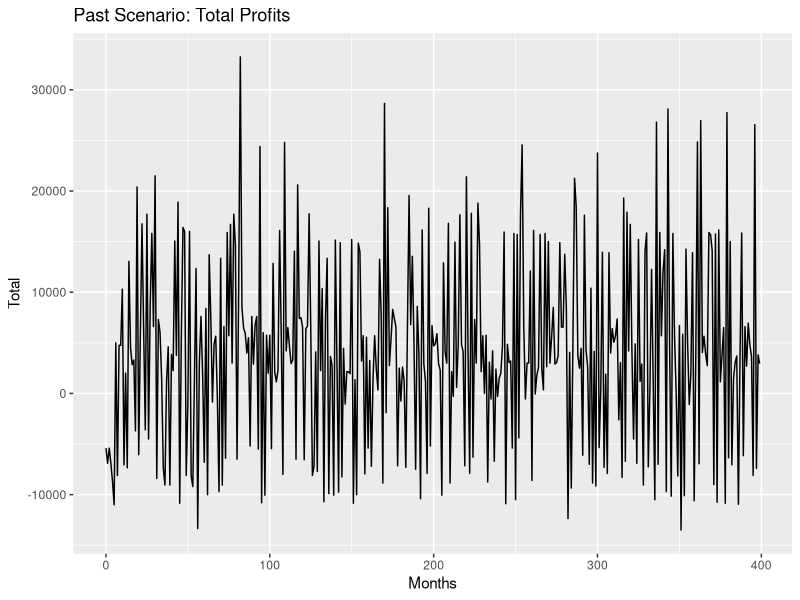
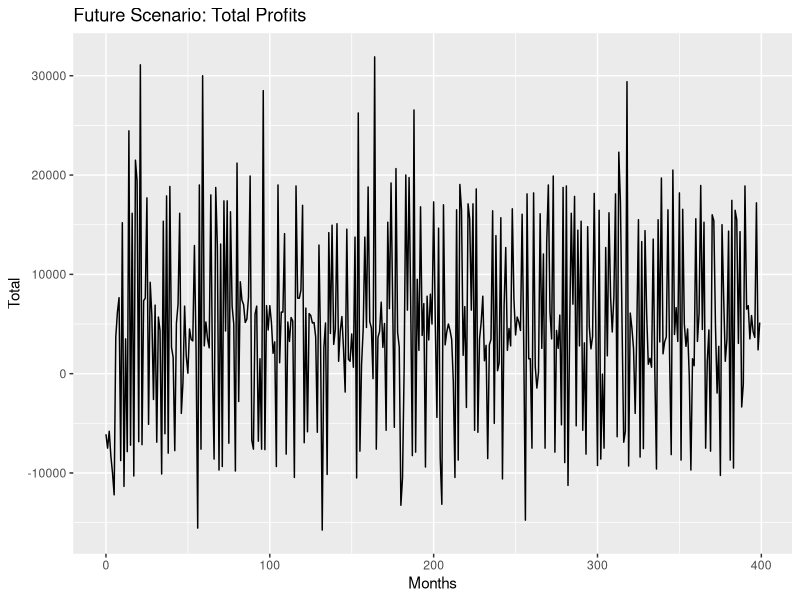
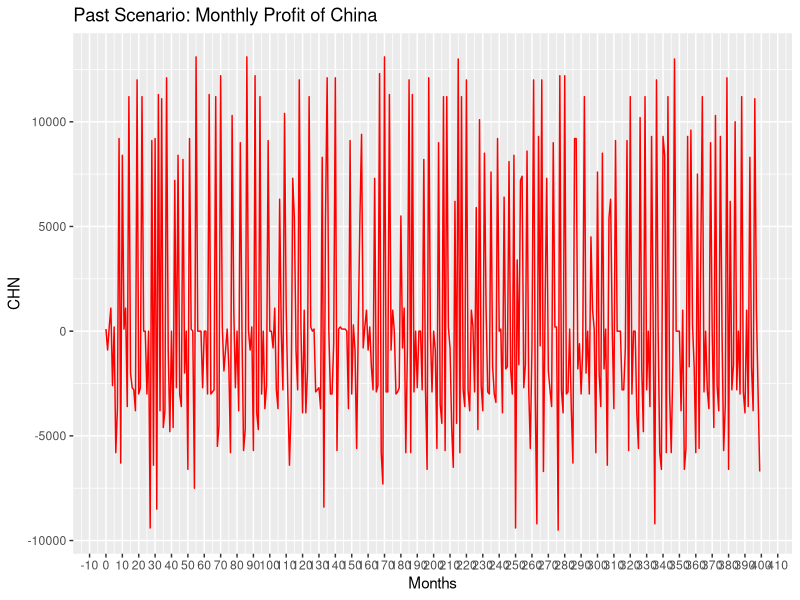
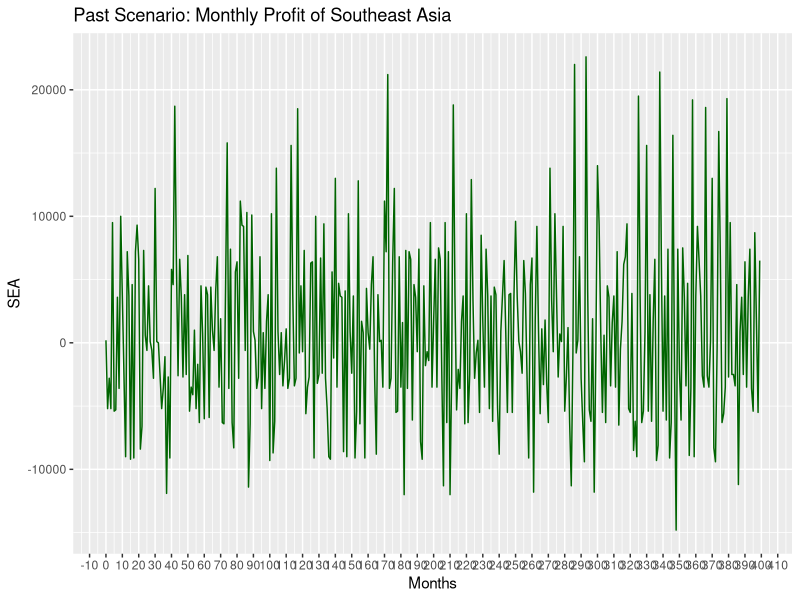
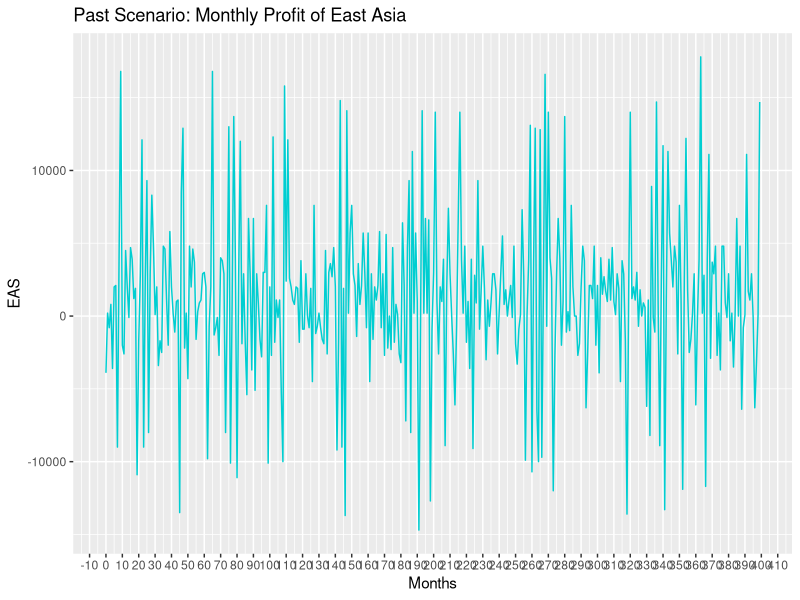
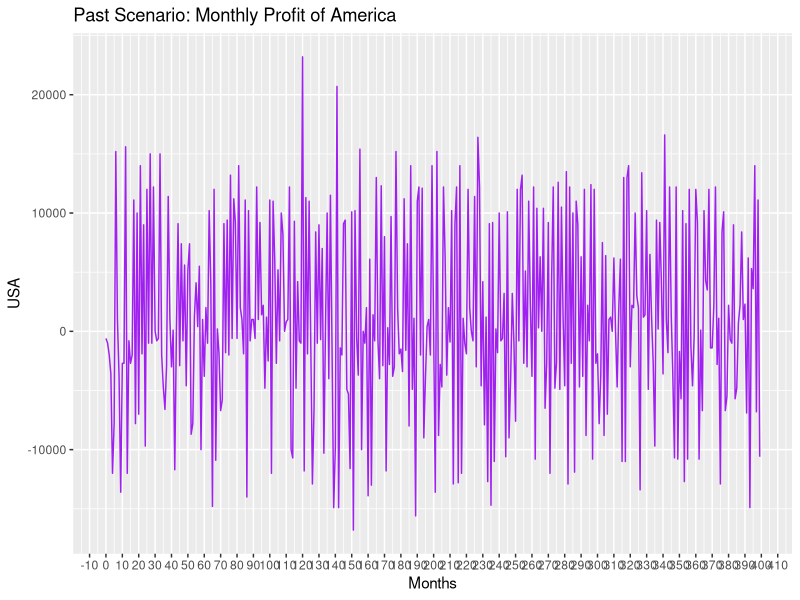
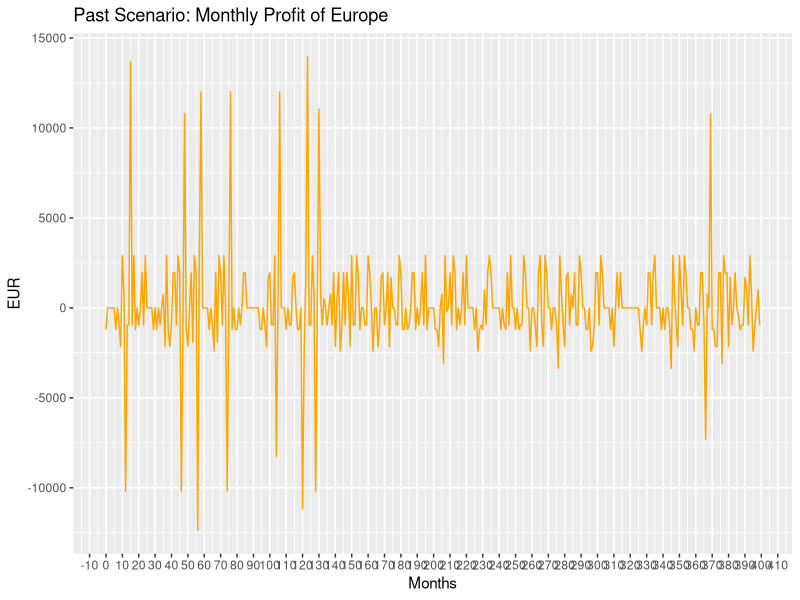
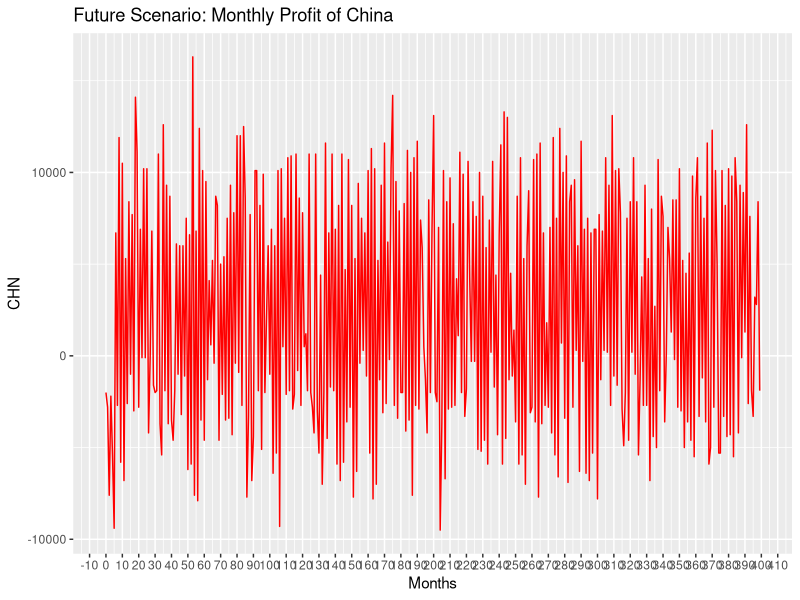

The R script that drew these images, in order:
## ---- chunk 1
past_ts <- read.csv('past_data.csv')
future_ts <- read.csv('future_data.csv')

# print( nrow(past_ts))
## ---- chunk 2
show(head(past_ts))
## ---- chunk 3
show(head(future_ts))
## ---- chunk 4
library(ggplot2)

## Visualize Total Profits for Past scenarios:
ggplot(past_ts[1:400,], aes(x = Months, y = Total)) + geom_line(color="black") + ggtitle("Past Scenario: Total Profits")

## ---- chunk 5

## Visualize Total Profits for Future scenarios:
ggplot(future_ts[1:400,], aes(x = Months, y = Total)) + geom_line(color="black") + ggtitle("Future Scenario: Total Profits")

## ---- chunk 6

past_means <- colMeans(past_ts[2:7])
past_variances <- apply(past_ts[2:7], 2, var)

# Create a new dataframe to store the results
summary_past <- data.frame(
  # Series = colnames(past_ts),
  Mean = past_means,
  Variance = past_variances
)

# Display the summary dataframe
show(summary_past)

## ---- chunk 7

future_means <- colMeans(future_ts[2:7])
future_variances <- apply(future_ts[2:7], 2, var)

# Create a new dataframe to store the results
summary_future <- data.frame(
  # Series = colnames(past_ts),
  Mean = future_means,
  Variance = future_variances
)

# Display the summary dataframe
show(summary_future)

## ---- chunk 8

ggplot(past_ts[1:400,], aes(x = Months, y = CHN)) + geom_line(color="red") + ggtitle("Past Scenario: Monthly Profit of China")+
    scale_x_continuous(n.breaks= 40 )
ggplot(past_ts[1:400,], aes(x = Months, y = SEA)) + geom_line(color="dark green") + ggtitle("Past Scenario: Monthly Profit of Southeast Asia")+
    scale_x_continuous(n.breaks= 40 )
ggplot(past_ts[1:400,], aes(x = Months, y = EAS)) + geom_line(color="dark turquoise") + ggtitle("Past Scenario: Monthly Profit of East Asia")+
    scale_x_continuous(n.breaks= 40 )
ggplot(past_ts[1:400,], aes(x = Months, y = USA)) + geom_line(color="purple") + ggtitle("Past Scenario: Monthly Profit of America")+
    scale_x_continuous(n.breaks= 40 )
ggplot(past_ts[1:400,], aes(x = Months, y = EUR)) + geom_line(color="orange") + ggtitle("Past Scenario: Monthly Profit of Europe")+
    scale_x_continuous(n.breaks= 40 )
## ---- chunk 9
ggplot(future_ts[1:400,], aes(x = Months, y = CHN)) + geom_line(color="red") + ggtitle("Future Scenario: Monthly Profit of China")+
    scale_x_continuous(n.breaks= 40 )
ggplot(future_ts[1:400,], aes(x = Months, y = SEA)) + geom_line(color="dark green") + ggtitle("Future Scenario: Monthly Profit of Southeast Asia")+
    scale_x_continuous(n.breaks= 40 )
ggplot(future_ts[1:400,], aes(x = Months, y = EAS)) + geom_line(color="dark turquoise") + ggtitle("Future Scenario: Monthly Profit of East Asia")+
    scale_x_continuous(n.breaks= 40 )
ggplot(future_ts[1:400,], aes(x = Months, y = USA)) + geom_line(color="purple") + ggtitle("Future Scenario: Monthly Profit of America")+
    scale_x_continuous(n.breaks= 40 )
ggplot(future_ts[1:400,], aes(x = Months, y = EUR)) + geom_line(color="orange") + ggtitle("Future Scenario: Monthly Profit of Europe")+
    scale_x_continuous(n.breaks= 40 )
## ---- chunk 10

new_past_ts <- past_ts[ 21:nrow(past_ts) , 1:7 ]
new_future_ts <- future_ts[ 21:nrow(future_ts) , 1:7 ]
print(nrow( new_past_ts ) )
print(nrow(new_future_ts))

## ---- chunk 11

# Helper function to do batch means approach
batch_mean_approach <- function(input_data) {
  # Subset the first 600 observations
  subset_data <- input_data[1:12000]
  
  # Split into 20 batches of 600 observations
  batches <- split(subset_data, rep(1:1000, each = 12))
  
  # Calculate the average monthly profit of the 20 batches
  batch_mean <- sapply(batches, mean)
  
  return(batch_mean)
}

batch_mean_future <- data.frame( lapply(new_future_ts, batch_mean_approach) )
batch_mean_future<- batch_mean_future[ 2:7 ]
batch_mean_past <- data.frame( lapply(new_past_ts, batch_mean_approach) )
batch_mean_past <- batch_mean_past[2:7]
# future_chn_ATH <- antithetic_variable( future_ts$CHN )
## ---- chunk 12
print( head(batch_mean_past) )
print( nrow(batch_mean_past) )
## ---- chunk 13
print( head(batch_mean_future ))
print( nrow(batch_mean_future ))
## ---- chunk 14
past_batch_means <- colMeans(batch_mean_past)
past_batch_variances <- apply(batch_mean_past, 2, var)

# Create a new dataframe to store the results
summary_batch_past <- data.frame(
  # Series = colnames(past_ts),
  Mean = past_batch_means,
  Variance = past_batch_variances
)

show(summary_batch_past)


## ---- chunk 15

future_batch_means <- colMeans(batch_mean_future)
future_batch_variances <- apply(batch_mean_future, 2, var)

# Create a new dataframe to store the results
summary_batch_future <- data.frame(
  # Series = colnames(past_ts),
  Mean = future_batch_means,
  Variance = future_batch_variances
)

show(summary_batch_future)
## ---- chunk 16
show( summary_batch_past - summary_past )
## ---- chunk 17
show( summary_batch_future - summary_future )
## ---- chunk 18
# Helper function for the 2 Sample T-tests.
t_test <- function ( population1 , population2 ){
  # Calculate sample statistics
  mean1 <- mean(population1)
  mean2 <- mean(population2)
  var1 <- var(population1)
  var2 <- var(population2)
  n1 <- length(population1)
  n2 <- length(population2)
  
  # Calculate the standard error of the difference
  SE <- sqrt((var1 / n1) + (var2 / n2))
  
  # Calculate the t-value
  t_value <- (mean1 - mean2) / SE
  
  # Calculate degrees of freedom
  df <- (var1 / n1 + var2 / n2)^2 / ((var1^2 / (n1^2 * (n1 - 1))) + (var2^2 / (n2^2 * (n2 - 1))))
  
  # Calculate the p-value
  p_value <- 2 * pt(-abs(t_value), df)
  
  # Calculate the confidence interval
  margin_of_error <- qt(0.975, df) * SE #2.5th percentile for two-tailed test
  confidence_interval <- c( round(mean1 - mean2 - margin_of_error,3) , round(mean1 - mean2 + margin_of_error,3) )
  
  # Display the results
  print(paste("t-value:", round( t_value,3) ) )
  # print(paste("Degrees of Freedom:", df))
  print(paste("p-value:", round(p_value,5) ))
  print(paste("95% Confidence Interval:", "(", confidence_interval[1], ",", confidence_interval[2], ")"))
  
}
## ---- chunk 19
CHN_t_test <- t_test( batch_mean_past$CHN , batch_mean_future$CHN)
## ---- chunk 20
SEA_t_test <- t_test( batch_mean_past$SEA , batch_mean_future$SEA)
## ---- chunk 21
EAS_t_test <- t_test( batch_mean_past$EAS , batch_mean_future$EAS)
## ---- chunk 22
USA_t_test <- t_test( batch_mean_past$USA , batch_mean_future$USA)
## ---- chunk 23
EUR_t_test <- t_test( batch_mean_past$EUR , batch_mean_future$EUR)
## ---- chunk 24
TOTAL_t_test <- t_test( batch_mean_past$Total , batch_mean_future$Total)
## ---- chunk 25

percentage_change <- paste( ( round( 
  ( colMeans( new_future_ts[2:7] ) - colMeans(new_past_ts[2:7])  )/ colMeans(new_past_ts[2:7]) * 100  
  , 2)  ) , "%" )
percentage_change <- cbind( colnames( new_future_ts[2:7] ) , percentage_change )
print( percentage_change )

